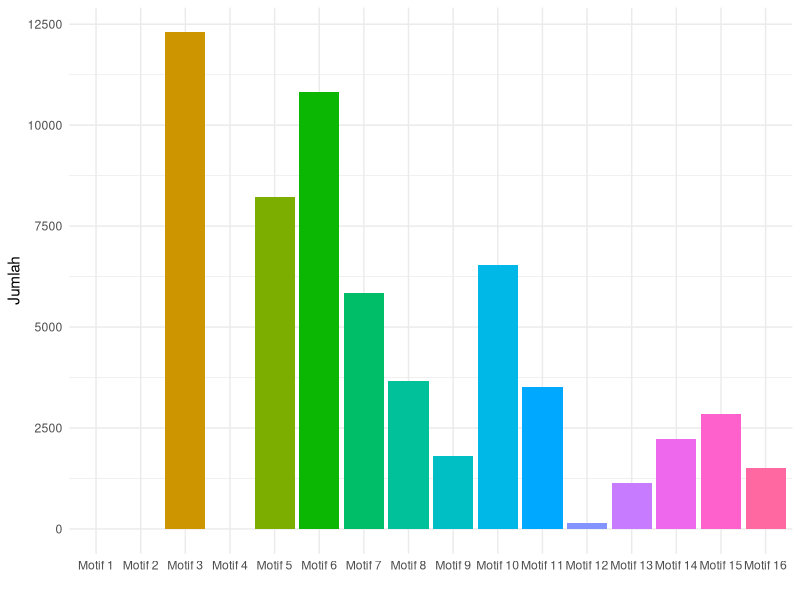
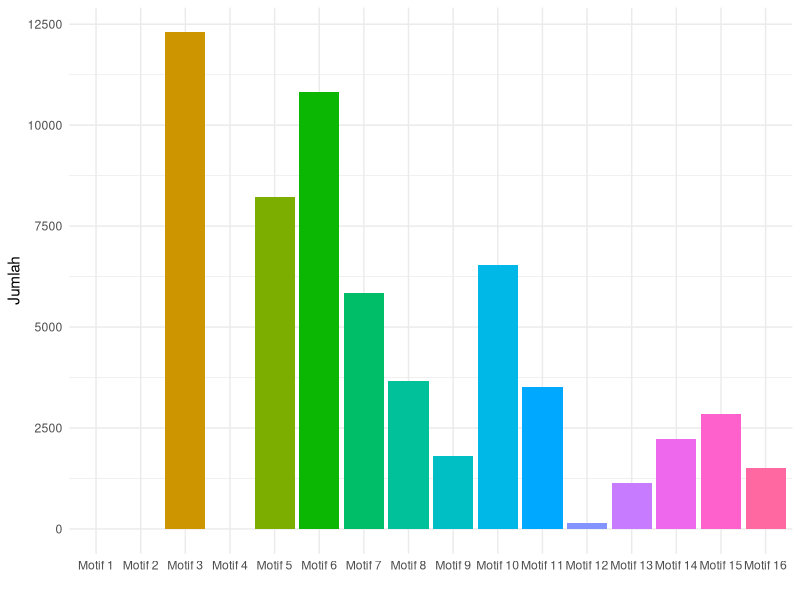

Reproduce these figures in R, in order.
## ---- chunk 1
# Install Packages
install.packages(c("tidyverse", 
                   "readxl",
                   "igraph", 
                   "tidygraph", 
                   "ggraph"))
## ---- chunk 2
# Load Library
library(tidyverse)
library(readxl)
library(igraph)
library(tidygraph)
library(ggraph)
## ---- chunk 3
# Load Data
df <- read_xlsx("data/rtgs-2019.xlsx")
## ---- chunk 4
# Melihat 5 baris pertama data
head(df, 5)
## ---- chunk 5
# Mengubah data ke dalam format network
edgelist <- df %>%
  select(`KODE BANK PENGIRIM`, 
         `KODE BANK COUNTERPARTY`) %>%
  rename(source = `KODE BANK PENGIRIM`, 
         target = `KODE BANK COUNTERPARTY`)


# Melihat 5 baris pertama data
head(edgelist, 5)
## ---- chunk 6
# Membuat Network
g <- graph_from_data_frame(edgelist, directed = TRUE)
## ---- chunk 7
# Nama Motif
motif <- c(
  "Motif 1", "Motif 2", "Motif 3",
  "Motif 4", "Motif 5", "Motif 6",
  "Motif 7", "Motif 8", "Motif 9",
  "Motif 10", "Motif 11", "Motif 12",
  "Motif 13", "Motif 14", "Motif 15", "Motif 16"
)

# Menghitung motif
motif_network <- tibble("motif" = factor(motif, 
                                         levels = motif), 
                        n = graph.motifs(g, size = 3))


# Melihat hasil pengukuran motif
motif_network
## ---- chunk 8
# Visualisasi distribusi Motif
motif_visualization <- motif_network %>%
  ggplot(aes(x = motif, y = n, fill = motif)) +
  geom_col() +
  labs(x = "", 
       y = "Jumlah", 
       fill = "Motif") +
  theme_minimal() +
  theme(legend.position = "none") 
motif_visualization
## ---- chunk 9
# Menyimpan hasil visualisasi
ggsave(motif_visualization,
       filename = "plot/motif.png",
       width = 30,
       height = 20,
       dpi = 300,
       type = "cairo",
       units = "cm",
       limitsize = FALSE
)
